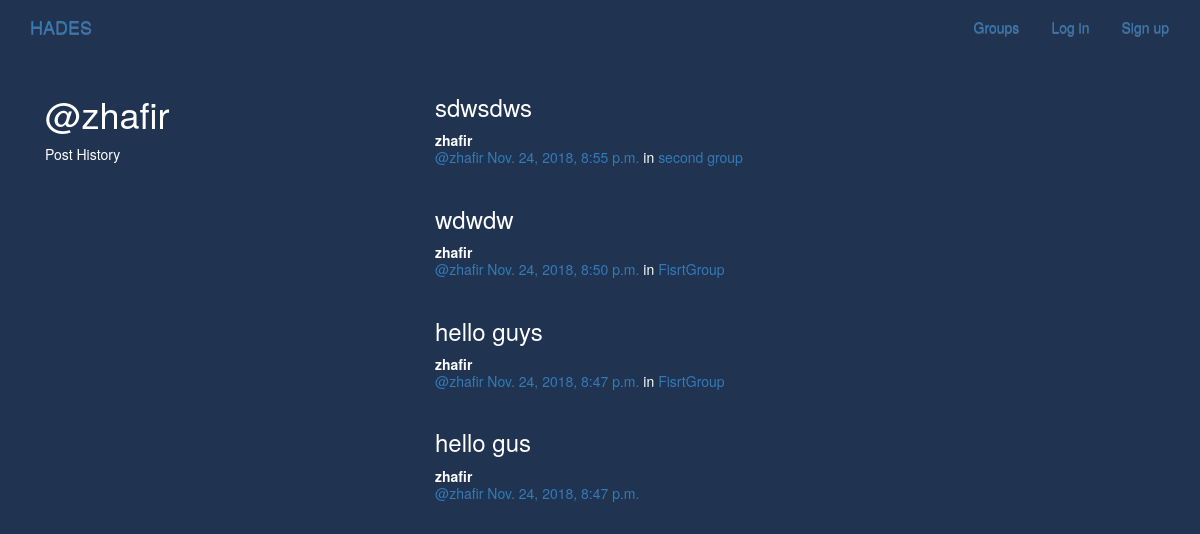
Screenshot of /posts/by/zhafir/ with the database file from the repository.
### posts/models.py (models this page shows, shortened)
class Post(models.Model):
    user = models.ForeignKey(User, related_name="posts")
    created_at = models.DateTimeField(auto_now=True)
    message = models.TextField()
    message_html = models.TextField(editable=False)
    group = models.ForeignKey(Group, related_name="posts",null=True, blank=True)
    class Meta:
        ordering = ["-created_at"]
        unique_together = ["user", "message"]

### groups/models.py (models this page shows, shortened)
class Group(models.Model):
    name = models.CharField(max_length=255,unique=True)
    slug = models.SlugField(allow_unicode=True,unique=True)
    description = models.TextField(blank=True,default='')
    description_html = models.TextField(editable=False,default='',blank=True)
    members = models.ManyToManyField(User,through='GroupMember')
    class Meta:
        ordering = ['name']

### posts/views.py (the view)
# urls.py: url(r"by/(?P<username>[-\w]+)/$",views.UserPosts.as_view(),name="for_user"),
class UserPosts(generic.ListView):
    model = models.Post
    template_name = "posts/user_post_list.html"
    def get_queryset(self):
        try:
            self.post_user = User.objects.prefetch_related("posts").get(
                username__iexact=self.kwargs.get("username")
            )
        except User.DoesNotExist:
            raise Http404
        else:
            return self.post_user.posts.all()
    def get_context_data(self, **kwargs):
        context = super().get_context_data(**kwargs)
        context["post_user"] = self.post_user
        return context

### posts/templates/posts/user_post_list.html
{% extends "posts/post_base.html" %}
{% block prepost %}
<div class="col-md-4">
	<h1>@{{ post_user.username }}</h1>
	<p>Post History</p>
</div>
{% endblock %}
{% block post_content %}
<div class="col-md-8">
	{% for post in post_list %}
		{% include "posts/_post.html" %}
	{% endfor %}
</div>
{% endblock %}

### posts/templates/posts/post_base.html (shortened to what this page needs)
{% extends "base.html" %}
{% block content %}
<div class="posts-page">
	<div class="container">
		<div class="row">
			{% block prepost%}{% endblock %}
			{% block post_content %}{% endblock %}
		</div>
	</div>
</div>
{% endblock %}

### templates/base.html (shortened to what this page needs)
<!DOCTYPE html>
{% load staticfiles %}
<html lang="en" dir="ltr">
  <head>
    <link rel="stylesheet" href="https://maxcdn.bootstrapcdn.com/bootstrap/3.3.7/css/bootstrap.min.css">
    <link rel="stylesheet" href="https://maxcdn.bootstrapcdn.com/bootstrap/3.3.7/css/bootstrap-theme.min.css">
    <link rel="stylesheet" href="{% static 'blackmilk/css/master.css'%}">
  </head>
  <body>
    <nav class='navbar mynav' role='navigation' id='navbar'>
      <div class="container">
        <a class='navbar-brand mynav' href="{% url 'home' %}">HADES</a>
        <ul class="nav navbar-nav navbar-right">
            {% if user.is_authenticated %}
                  <li><a href="{% url 'posts:create' %}" class="btn btn-simple">Post</a></li>
                  <li><a href="{% url 'groups:all' %}" class="btn btn-simple">Groups</a></li>
                  <li><a href="{% url 'groups:create' %}" class="btn btn-simple">Create Group</a></li>
                  <li><a href="{% url 'accounts:logout' %}" class="btn btn-simple">Log out</a></li>
            {% else %}
                  <li><a href="{% url 'groups:all' %}"class="btn btn-simple">Groups</a></li>
                  <li><a href="{% url 'accounts:login' %}" class="btn btn-simple">Log in</a></li>
                  <li><a href="{% url 'accounts:signup' %}" class="btn btn-simple">Sign up</a></li>
            {% endif %}
          </ul>
      </div>
    </nav>
    <nav class="container mycontent">
      {% block content %}
      {% endblock %}
    </nav>
  </body>
</html>

### posts/templates/posts/_post.html (shortened to what this page needs)
<div class="post media">
	<h3>{{ post.message_html|safe }}</h3>
	<div class="media-body">
		<strong>{{ post.user.username }}</strong>
		<h5 class="media-heading">
			<span class="username"><a href="{% url 'posts:for_user' username=post.user.username %}">@{{ post.user.username }}</a></span>
			<time class="time"><a href="{% url 'posts:single' username=post.user.username pk=post.pk %}">{{ post.created_at }}</a></time>
			{% if post.group %}
			<span class="group-name">in <a href="#">{{ post.group.name }}</a></span>
			{% endif %}
		</h5>
	</div>
</div>

### static/blackmilk/css/master.css (style rules this page uses)
body { margin: 0; overflow: hidden; background-color: #203351; color:white; }

### rows the page displays
Post: message_html "sdwsdws", user.username "zhafir", created_at "Nov. 24, 2018, 8:55 p.m.", group.name "second group"
Post: message_html "wdwdw", user.username "zhafir", created_at "Nov. 24, 2018, 8:50 p.m.", group.name "FisrtGroup"
Post: message_html "hello guys", user.username "zhafir", created_at "Nov. 24, 2018, 8:47 p.m.", group.name "FisrtGroup"
Post: message_html "hello gus", user.username "zhafir", created_at "Nov. 24, 2018, 8:47 p.m."

### other values shown
{{ post_user.username }} "zhafir"
